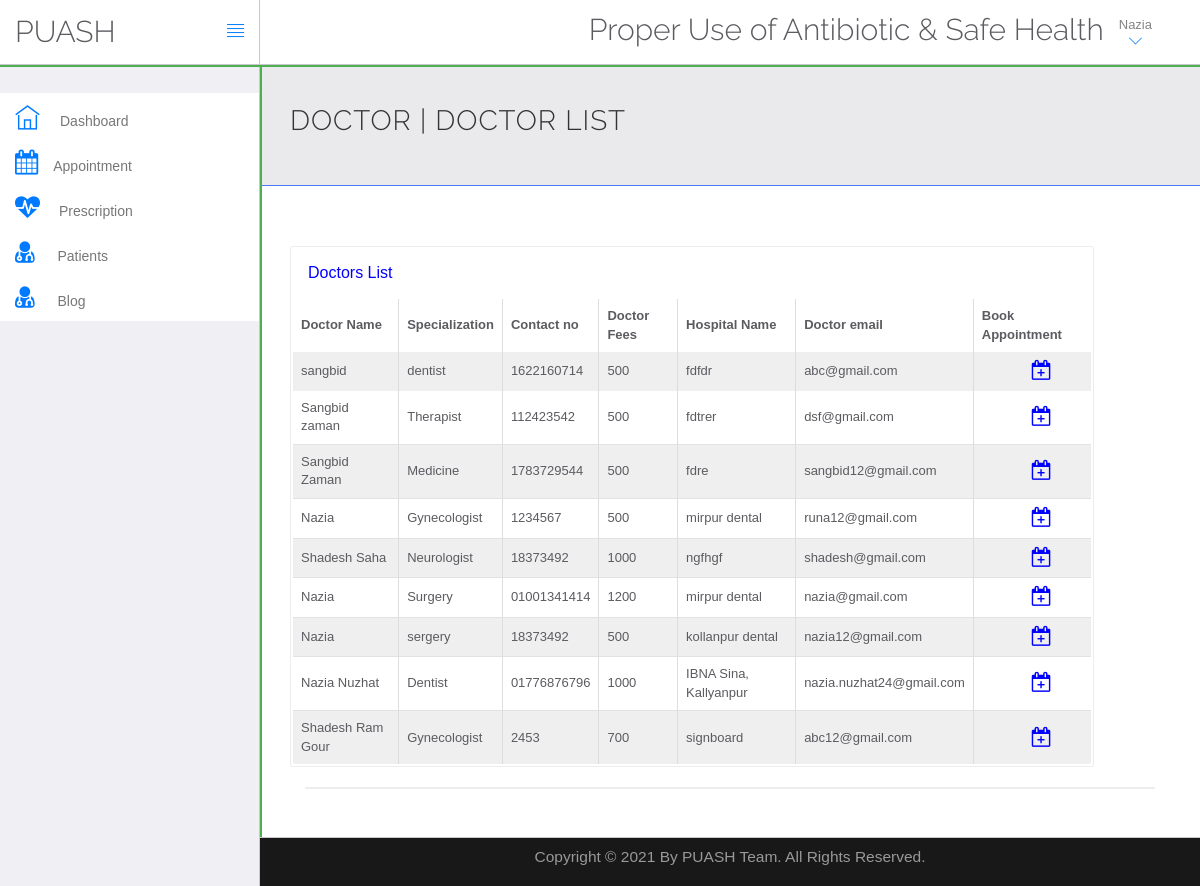
Page /PUASH/doctor/get_doctor.php (signed in) on the committed database.
### tables this page shows
CREATE TABLE `doctors` (
  `id` int(11) NOT NULL,
  `specilization` varchar(255) NOT NULL,
  `licence_number` varchar(50) NOT NULL,
  `doctorname` varchar(255) NOT NULL,
  `gender` varchar(10) NOT NULL,
  `hospital_name` varchar(300) NOT NULL,
  `address` longtext NOT NULL,
  `docFees` varchar(255) NOT NULL,
  `contactno` varchar(11) NOT NULL,
  `docEmail` varchar(255) NOT NULL,
  `password` varchar(255) NOT NULL,
  `token` varchar(150) NOT NULL,
  `status` varchar(10) NOT NULL DEFAULT 'inactive',
  `creationDate` timestamp NOT NULL DEFAULT current_timestamp(),
  `updationDate` varchar(255) NOT NULL,
  `sat` varchar(15) NOT NULL,
  `sun` varchar(15) NOT NULL,
  `mon` varchar(15) NOT NULL,
  `tue` varchar(15) NOT NULL,
  `wed` varchar(15) NOT NULL,
  `thu` varchar(15) NOT NULL,
  `fri` varchar(15) NOT NULL
);

### PUASH/doctor/get_doctor.php (the view, shortened to what this page needs)
<?php
$output = '';
?>
<!DOCTYPE html>
<html lang="en">
	<head>
		<link rel="stylesheet" href="../../vendor/bootstrap/css/bootstrap.min.css">
		<link rel="stylesheet" href="../../vendor/fontawesome/css/font-awesome.min.css">
		<link rel="stylesheet" href="../../vendor/themify-icons/themify-icons.min.css">
		<link href="../../vendor/animate.css/animate.min.css" rel="stylesheet" media="screen">
		<link href="../../vendor/perfect-scrollbar/perfect-scrollbar.min.css" rel="stylesheet" media="screen">
		<link href="../../vendor/switchery/switchery.min.css" rel="stylesheet" media="screen">
		<link href="../../vendor/bootstrap-touchspin/jquery.bootstrap-touchspin.min.css" rel="stylesheet" media="screen">
		<link href="../../vendor/select2/select2.min.css" rel="stylesheet" media="screen">
		<link href="../../vendor/bootstrap-datepicker/bootstrap-datepicker3.standalone.min.css" rel="stylesheet" media="screen">
		<link href="../../vendor/bootstrap-timepicker/bootstrap-timepicker.min.css" rel="stylesheet" media="screen">
		<link rel="stylesheet" href="../../assets/css/styles.css">
		<link rel="stylesheet" href="../../assets/css/plugins.css">
		<link rel="stylesheet" href="../../assets/css/themes/theme-1.css" id="skin_color" />
    <link rel="stylesheet" href="../../include/DataTables/DataTables-1.10.18/css/dataTables.bootstrap4.min.css">
    <link rel="stylesheet" href="../../include/DataTables/Buttons-1.5.6/css/buttons.bootstrap4.min.css">
		<link rel="stylesheet" href="https://cdnjs.cloudflare.com/ajax/libs/font-awesome/4.7.0/css/font-awesome.min.css">
	</head>
	<body>
		<div id="app">
<?php include('include/sidebar.php');?>
			<div class="app-content">
						<?php include('include/header.php');?>
				<div class="main-content" >
					<div class="wrap-content container" id="container">
						<section id="page-title" style="border-bottom:1px solid #4d79ff; background-color:#eaeaec; margin-top:-8px;">
							<div class="row">
								<div class="col-sm-8">
									<h1 class="mainTitle">Doctor | Doctor list</h1>
                 </div>
							</div>
						</section>
						<div class="container-fluid container-fullw bg-white">
							<div class="row">
								<div class="col-md-12">
									<div class="row margin-top-30">
										<div class="col-lg-11 col-md-12">
											<div class="panel panel-white" style="padding:2px 2px;">
												<div class="panel-heading">
													<h5 class="panel-title" style="color:blue;">Doctors List</h5>
												</div>
                        <?php
                        $sql = " SELECT * FROM doctors";
                        $result = mysqli_query($con, $sql);
                        if (mysqli_num_rows($result) > 0) {
                        $output .= '
                        <div class="table-responsive">
                        <table id="table" class="table table-striped table-bordered">
                        <thead>
                        <tr>
                          <th>Doctor Name</th>
                          <th>Specialization</th>
                          <th>Contact no</th>
                          <th>Doctor Fees</th>
                          <th>Hospital Name</th>
                          <th>Doctor email</th>
                          <th>Book Appointment</th>
                        </tr>
                        </thead>';} ?>
                        <tbody>
                          <?php
                             while($row = mysqli_fetch_assoc($result)) {
                              $output .= '
                              <tr>
                                <td> '. $row["doctorname"].' </td>
                                <td> '. $row["specilization"].' </td>
                                <td> '. $row["contactno"].' </td>
                                <td> '. $row["docFees"].' </td>
                                <td> '. $row["hospital_name"].' </td>
                                <td> '. $row["docEmail"].' </td>
                                <td><a href="book-appointment.php?id='.$row['id'].'"><i class="fa fa-calendar-plus-o" style="margin-left: 50px; color: blue; font-size:20px;"></i></a></td>
                              </tr>';}
              								echo $output;
                         ?>
                      </tbody>
											</div>
										</div>
											</div>
										</div>
									<div class="col-lg-12 col-md-12">
											<div class="panel panel-white">
									</div>
								</div>
							</div>
						</div>
					</div>
				</div>
			</div>
    </div>
	<?php include('../../include/footer.php');?>
	</body>
</html>

### PUASH/doctor/include/header.php (shortened to what this page needs)
<header class="navbar navbar-default navbar-static-top" style="outline:#4CAF50 solid 2px;">
					<div class="navbar-header" >
						<a class="navbar-brand" href="../../index.html">
							<h2 style="padding-top:15% ">PUASH</h2>
						</a>
						<a href="#" class="sidebar-toggler pull-right visible-md visible-lg" data-toggle-class="app-sidebar-closed" data-toggle-target="#app">
							<i class="ti-align-justify"></i>
						</a>
					</div>
					<div class="navbar-collapse collapse">
						<ul class="nav navbar-right">
								<li  style="padding-top:2% ">
								<h2>Proper Use of Antibiotic & Safe Health</h2>
							</li>
							<li class="dropdown current-user">
								<a href class="dropdown-toggle" data-toggle="dropdown">
									 <span class="username">
									 <?php
 $con = mysqli_connect("localhost", "root", "", "hms");
					 $query = "select * from doctors where id='".$_SESSION['id']."'";
					 if($result = mysqli_query($con, $query)){
							 while($row = mysqli_fetch_assoc($result)){
									 $mark = explode(" ", $row["doctorname"]);
                        echo $mark[0]." ";
                     }
							 }
			 ?>
								<i class="ti-angle-down"></i></i></span>
								</a>
							</li>
						</ul>
					</div>
				</header>

### assets/css/themes/theme-1.css (style rules this page uses)
body { background: #FAFAFA; }
header .navbar-header { background: #ffffff !important; border-right-color: #c8c7cc !important; border-bottom-color: #c8c7cc !important; }
header .navbar-header .sidebar-toggler, header .navbar-header .sidebar-mobile-toggler { color: #007aff !important; }
header .navbar-header .navbar-brand { color: #777 !important; }
header .navbar-collapse { background: #ffffff !important; border-bottom-color: #c8c7cc !important; box-shadow: none !important; }
header .navbar-collapse .navbar-right > li > a { color: #777; }
header .navbar-collapse .navbar-right > li > a i { color: #007aff !important; }

### PUASH/doctor/assets/css/themes/theme-1.css (style rules this page uses)
body { background: #FAFAFA; }
header .navbar-header { background: #ffffff !important; border-right-color: #c8c7cc !important; border-bottom-color: #c8c7cc !important; }
header .navbar-header .sidebar-toggler, header .navbar-header .sidebar-mobile-toggler { color: #007aff !important; }
header .navbar-header .navbar-brand { color: #777 !important; }
header .navbar-collapse { background: #ffffff !important; border-bottom-color: #c8c7cc !important; box-shadow: none !important; }
header .navbar-collapse .navbar-right > li > a { color: #777; }
header .navbar-collapse .navbar-right > li > a i { color: #007aff !important; }

### rows in the picture
doctors: doctorname "Nazia", specilization "Gynecologist", contactno "1234567", docFees "500", hospital_name "mirpur dental", docEmail "runa12@gmail.com"
doctors: doctorname "sangbid", specilization "dentist", contactno "1622160714", docFees "500", hospital_name "fdfdr", docEmail "abc@gmail.com"
doctors: doctorname "Sangbid zaman", specilization "Therapist", contactno "112423542", docFees "500", hospital_name "fdtrer", docEmail "dsf@gmail.com"
doctors: doctorname "Sangbid Zaman", specilization "Medicine", contactno "1783729544", docFees "500", hospital_name "fdre", docEmail "sangbid12@gmail.com"
doctors: doctorname "Shadesh Saha", specilization "Neurologist", contactno "18373492", docFees "1000", hospital_name "ngfhgf", docEmail "shadesh@gmail.com"
doctors: doctorname "Nazia", specilization "Surgery", contactno "01001341414", docFees "1200", hospital_name "mirpur dental", docEmail "nazia@gmail.com"
doctors: doctorname "Nazia", specilization "sergery", contactno "18373492", docFees "500", hospital_name "kollanpur dental", docEmail "nazia12@gmail.com"
doctors: doctorname "Nazia Nuzhat", specilization "Dentist", contactno "01776876796", docFees "1000", hospital_name "IBNA Sina, Kallyanpur", docEmail "nazia.nuzhat24@gmail.com"
doctors: doctorname "Shadesh Ram Gour", specilization "Gynecologist", contactno "2453", docFees "700", hospital_name "signboard", docEmail "abc12@gmail.com"
